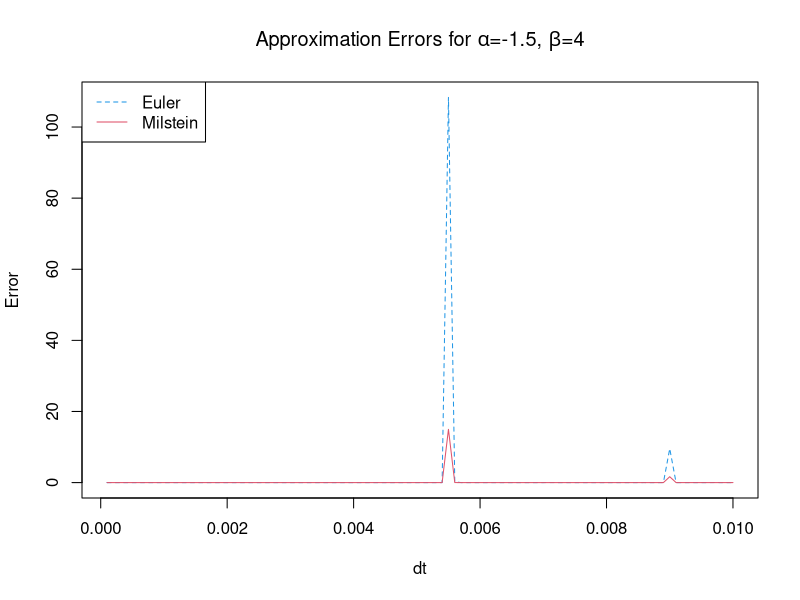

Here is the R script that generated this plot:
approximation<-read.csv("eulermaruyama_milstein.csv")
alfa<--1.5;
beta<-4;

euler_maruyama <-approximation$ErrorEuler[
                     (approximation$alpha==alfa) & (approximation$beta==beta)]
milstein      <- approximation$ErrorMilstein[
                     (approximation$alpha==alfa) & (approximation$beta==beta)]
time          <- approximation$dt[
                     (approximation$alpha==alfa) & (approximation$beta==beta)]

plot(time,euler_maruyama,'l',col=4,ylab="Error",xlab="dt",lty=2)
lines(time,milstein,'l',col=2,lty=1)

legend("topleft",c("Euler","Milstein"),col = c(4,2),lty = c(2, 1))
title(substitute(paste("Approximation Errors for ",
                       alpha,'=',a,', ',
                       beta,'=',b),list(a=alfa,b=beta)))

